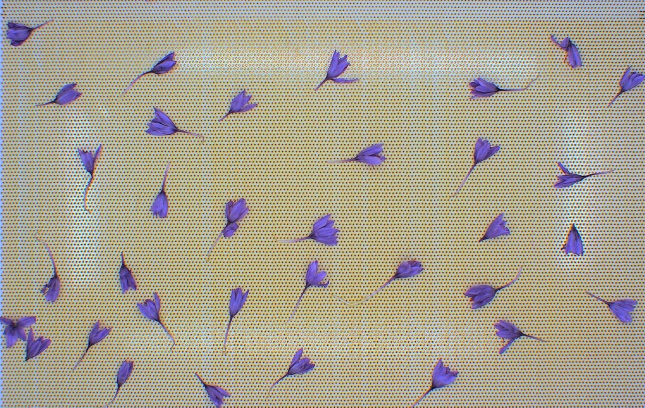
#> input picture HW[5]/images/img_01.jpg, 1290 x 815 px, found by its file name (shown at 1/2 size)
$ jupyter execute HW5.ipynb
#> lines starting #> are read from the running program, lines starting #| are printed output that depends on the picture; after the words box and inside, x2 and y2 are one past the last pixel; in counts of white or black regions, pixels touching at a corner belong together
[cell 1]
import cv2
import numpy as np
import matplotlib.pyplot as plt
from scipy import ndimage

# Q1

## Part A

[cell 2]
img = cv2.imread('img_01.jpg', 0)
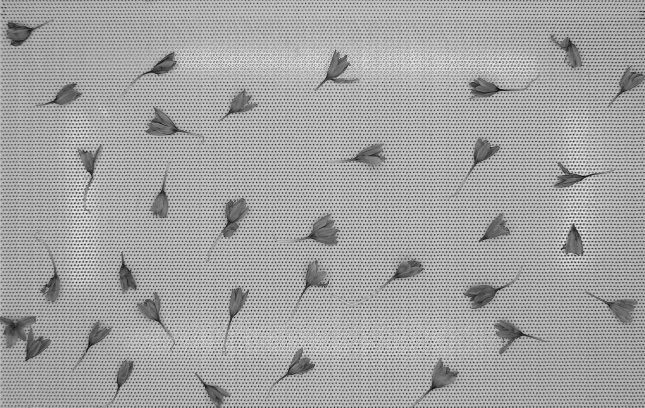
#> img: shape (815, 1290) (shown at 1/2 size); min 0, max 255, mean 163.2
plt.imshow(img, cmap='gray')

[cell 3]
fft_img = np.fft.fft2(img)
plt.imshow(np.log(np.absolute(fft_img.real)), cmap='gray')

[cell 4]
# shift FFT to the center
fft_img_shift = np.fft.fftshift(fft_img)
# extract real and phases
real = fft_img_shift.real
phases = fft_img_shift.imag

show_fft = np.log(np.absolute(real))
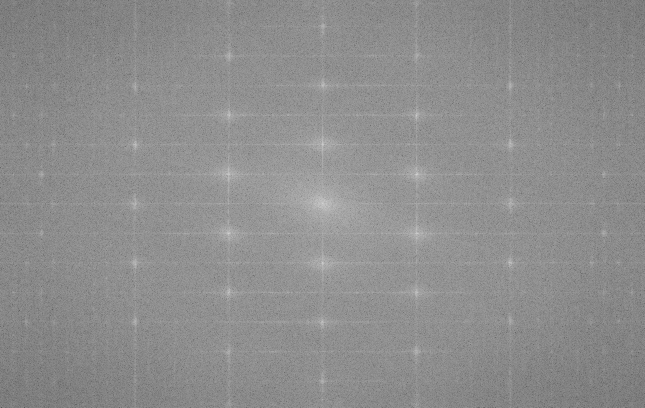
#> show_fft: shape (815, 1290) float64 (shown at 1/2 size); min -5.51, max 18.96, mean 8.11; drawn with min black and max white
plt.imshow(show_fft, cmap='gray')

[cell 5]
noised_cells = []
for i in range(show_fft.shape[0]):
  for j in range(show_fft.shape[1]):
    if show_fft[i,j]>14.5 and not (i==407 and j==645):
      noised_cells.append((i,j))
print(len(noised_cells))
#| 20

[cell 6]
real_mod = real.copy()
for x,y in noised_cells:
  real_mod[x,y] = 0
#> real_mod: shape (815, 1290) float64; min -1936779.1, max 171574234, mean 178.7

[cell 7]
fft_img_shift_mod = np.empty(real.shape, dtype=complex)

# insert real and phases to the new file
fft_img_shift_mod.real = real_mod
fft_img_shift_mod.imag = phases

# reverse shift
fft_img_mod = np.fft.ifftshift(fft_img_shift_mod)

# reverse the 2D fourier transform
img_mod = np.fft.ifft2(fft_img_mod)
img_mod = np.abs(img_mod)

plt.imshow(img_mod, cmap='gray')
img_mod[407, 645] = 0

## Part B

[cell 8]
canny_output = cv2.Canny(img_mod.astype(np.uint8), 100, 600)
plt.imshow(canny_output, cmap='gray')

## Part C

[cell 9]
# Define kernel for x differences
kx = np.array([[1,0,-1],[2,0,-2],[1,0,-1]])
# Define kernel for y differences
ky = np.array([[1,2,1] ,[0,0,0], [-1,-2,-1]])
# Perform x convolution
x=ndimage.convolve(canny_output,kx)
# Perform y convolution
y=ndimage.convolve(canny_output,ky)
# sobel=np.hypot(x,y)
plt.imshow(y,cmap='gray')
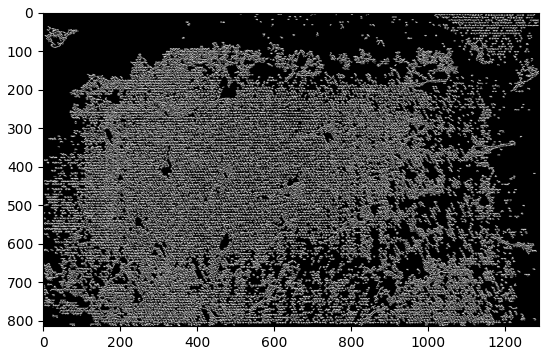
#> figure drawn by matplotlib, 1 panel

[cell 10]
at2 = np.arctan2(y,x)

print(len(at2[at2>0]), 'pixels with positive gradient from all', at2.shape[0]*at2.shape[1], 'pixels!')

# Q2

[cell 11]
img = np.zeros((32,32))
img[31,4] = 255

plt.imshow(img, cmap='gray')
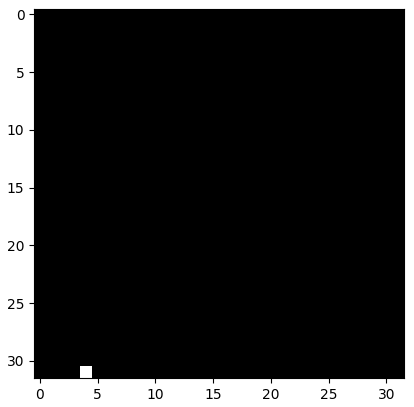
#> figure drawn by matplotlib, 1 panel

[cell 12]
fig, (ax1, ax2) = plt.subplots(1, 2)
ax1.imshow(np.fft.fft2(img).real, cmap='gray')
ax1.set_title('Real')
ax2.imshow(np.fft.fft2(img).imag, cmap='gray')
ax2.set_title('Imagination')
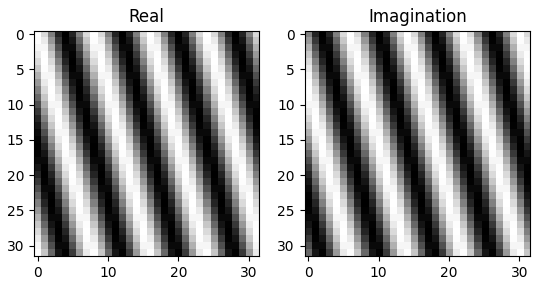
#> figure drawn by matplotlib, 2 panels

[cell 13]
img[31,4] = 0
img[31,5] = 255

plt.imshow(img, cmap='gray')

[cell 14]
fig, (ax1, ax2) = plt.subplots(1, 2)
ax1.imshow(np.fft.fft2(img).real, cmap='gray')
ax1.set_title('Real')
ax2.imshow(np.fft.fft2(img).imag, cmap='gray')
ax2.set_title('Imagination')
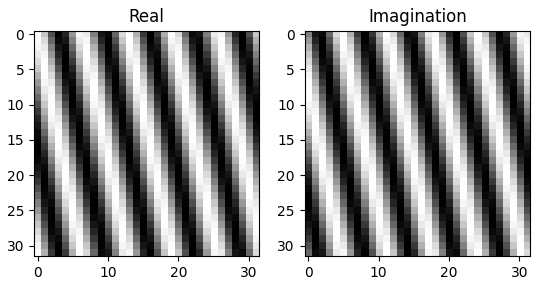
#> figure drawn by matplotlib, 2 panels

# Q3

[cell 15]
matrix = np.zeros((5,5))
matrix[:,3:] = 255

print(matrix)
plt.imshow(matrix, cmap='gray')
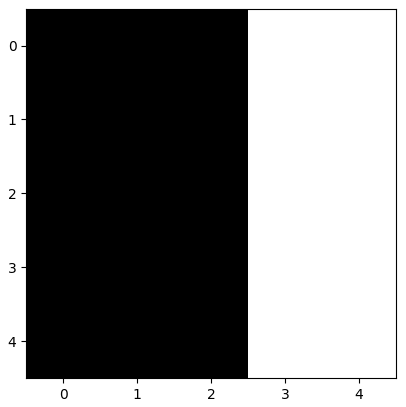
#> figure drawn by matplotlib, 1 panel

[cell 16]
sobel_kernel = np.array([
    [-1,0,1],
    [-2,0,2],
    [-1,0,1]
])

result = ndimage.convolve(matrix, sobel_kernel)
print(result)
plt.imshow(result, cmap='gray')
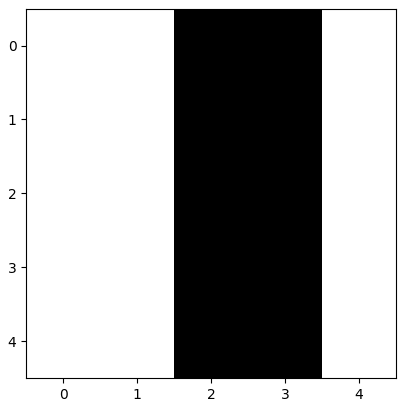
#> figure drawn by matplotlib, 1 panel

# Q4

[cell 17]
img = cv2.imread('/content/img_02.jpg', 0)
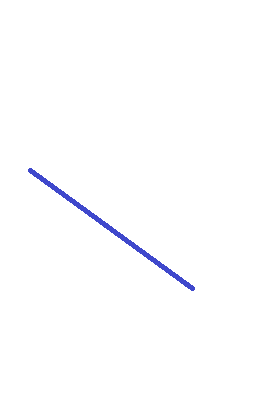
#> input picture HW[5]/images/img_02.jpg, 269 x 412 px, found by its file name
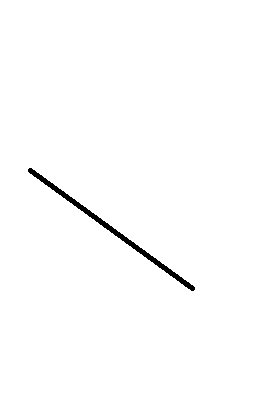
#> img: shape (412, 269); values 98 (black) and 255 (white), 99.1% white; 1 black region, box (x1, y1, x2, y2) and area: (28, 168, 195, 291) 1025
print(np.unique(img))
#| [ 98 255]
plt.imshow(img, cmap='gray')

[cell 18]
x, y = [], []
for i in range(img.shape[0]):
  for j in range(img.shape[1]):
    if img[i,j] == 98:
      x.append(i)
      y.append(j)
#> after the loop, x = 1025 values from 168 to 290

[cell 19]
xy = [x[i]*y[i] for i in range(len(x))]
x2 = [i**2 for i in x]
#> x2 = 1025 values from 28224 to 84100

m = (np.average(x)*np.average(y) - np.average(xy))/(np.average(x)**2-np.average(x2))
#> m = 1.37
c = np.average(y) - m*np.average(x)
#> c = -203

print('y = {}x{}'.format(round(m,2), round(c,2)))
#| y = 1.37x-202.97
